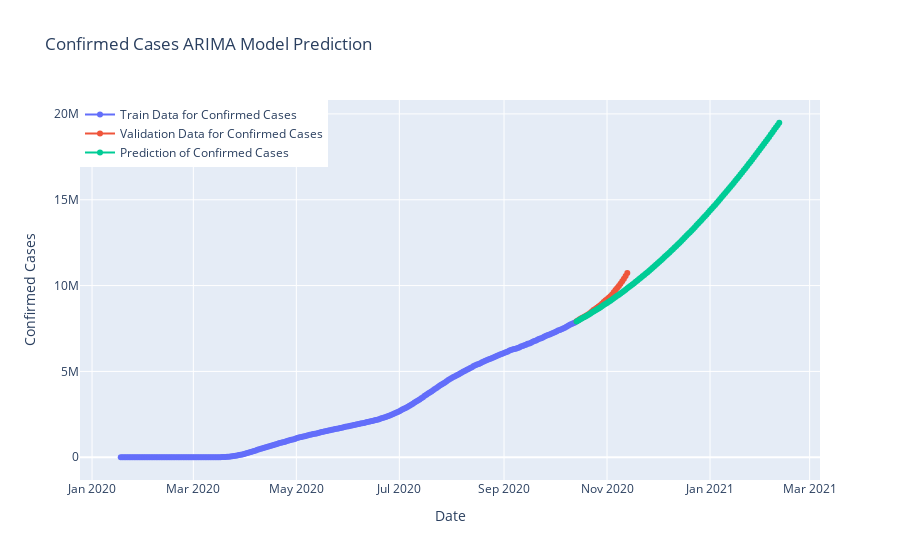

Notebook code cell kept with this figure:
### Code cell
fig=go.Figure()
fig.add_trace(go.Scatter(x=model_train.index, y=model_train["cumulative_confirmed"],
                    mode='lines+markers',name="Train Data for Confirmed Cases"))
fig.add_trace(go.Scatter(x=valid.index, y=valid["cumulative_confirmed"],
                    mode='lines+markers',name="Validation Data for Confirmed Cases",))
fig.add_trace(go.Scatter(x=y_pred.index, y=y_pred["ARIMA Model Prediction"],
                    mode='lines+markers',name="Prediction of Confirmed Cases",))
fig.update_layout(title="Confirmed Cases ARIMA Model Prediction",
                 xaxis_title="Date",yaxis_title="Confirmed Cases",legend=dict(x=0,y=1,traceorder="normal"))
fig.show()
